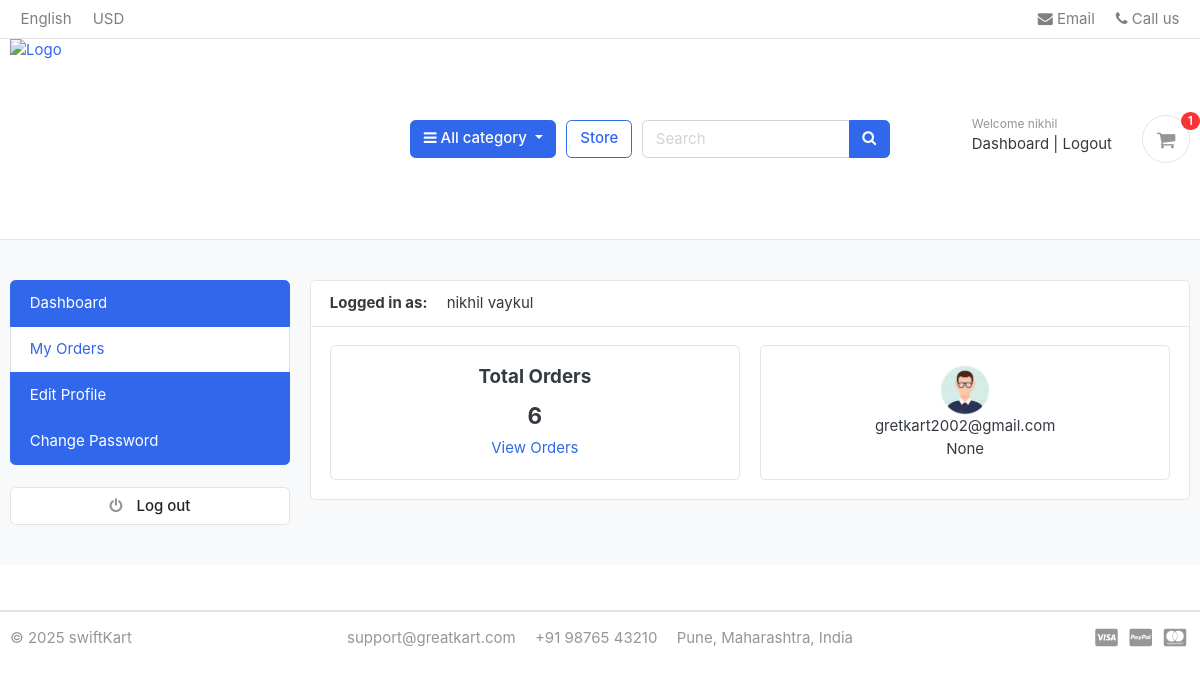
The app's page /accounts/dashboard/ (signed in) with its own data.
### accounts/models.py (models this page shows, shortened)
class Account(AbstractBaseUser, PermissionsMixin):
    first_name = models.CharField(max_length=50)
    last_name = models.CharField(max_length=50)
    username = models.CharField(max_length=50, unique=True)
    email = models.EmailField(max_length=100, unique=True)
    phone_number = models.CharField(max_length=50, blank=True, null=True)
    date_joined = models.DateTimeField(auto_now_add=True)
    last_login = models.DateTimeField(auto_now_add=True)
    is_admin = models.BooleanField(default=False)
    is_staff = models.BooleanField(default=False)
    is_active = models.BooleanField(default=False)
    is_superadmin = models.BooleanField(default=False)
    USERNAME_FIELD = 'email'
    REQUIRED_FIELDS = ['username', 'first_name', 'last_name']
    objects = MyAccountManager()
    def full_name(self):
        return f'{self.first_name} {self.last_name}'

class UserProfile(models.Model):
    user=models.OneToOneField(Account,on_delete=models.CASCADE)
    address_line_1=models.CharField(blank=True,max_length=100)
    address_line_2=models.CharField(blank=True,max_length=100)
    profile_picture = models.ImageField(upload_to='userprofile/',default='default/default-avatar.png',blank=True,null=True)
    city=models.CharField(blank=True,max_length=20)
    state=models.CharField(blank=True,max_length=20)
    country=models.CharField(blank=True,max_length=20)

### accounts/views.py (the view)
# urls.py: path('dashboard/',views.dashboard,name='dashboard'),
@login_required(login_url='accounts:login')
def dashboard(request):
    orders=Order.objects.order_by('-created_at').filter(user_id=request.user.id,is_ordered=True)
    orders_count=orders.count()
    userprofile=UserProfile.objects.get(user_id=request.user.id)
    context={
        'orders_count':orders_count,
        'userprofile':userprofile,
    }
    return render(request,'accounts/dashboard.html',context)

### carts/context_processors.py (called while the page is built)
def counter(request):
    from .utils import _cart_id
    cart_count = 0
    if 'admin' in request.path:
        return {}
    if request.user.is_authenticated:
        cart_items = CartItem.objects.filter(user=request.user, is_active=True)
    else:
        cart = Cart.objects.filter(cart_id=_cart_id(request)).first()
        cart_items = CartItem.objects.filter(cart=cart, is_active=True)
    cart_count = sum(item.quantity for item in cart_items)
    return {'cart_count': cart_count}

### category/context_processor.py (called while the page is built)
def menu_links(request):
    links = Category.objects.all()
    return {'links': links}

### category/models.py (called while the page is built)
    def get_url(self):
            return reverse('products_by_category', args=[self.slug])

### templates/accounts/dashboard.html (shortened to what this page needs)
{% extends 'base.html' %}
{% load static %}
{% block content %}
<section class="section-conten padding-y bg">
<div class="container">
	<div class="row">
      {% include 'includes/dashboard_sidebar.html' %}
	<main class="col-md-9">
		<article class="card">
		<header class="card-header">
			<strong class="d-inline-block mr-3">Logged in as:</strong>
			<span>{{user.full_name}}</span>
		</header>
		<div class="card-body">
			<div class="row">
			<div class="col-md-6">
				<div class="card" style="text-align: center;">
					<div class="card-body">
						<h5 class="card-title">Total Orders</h5>
						<h4>{{orders_count}}</h4>
						<a href="{% url 'accounts:my_orders' %}">View Orders</a>
					</div>
				</div>
			</div>
			<div class="col-md-6">
					<div class="card text-center">
						<div class="card-body">
							<img src="{{userprofile.profile_picture.url}}"
								alt="User Profile Picture" width="50" height="50" style="border-radius: 50%;">
							<p class="mb-0">{{ user.email }}</p>
							<p>{{ user.phone_number }}</p>
						</div>
					</div>
				</div>
			</div>
		</div>
		</article>
	</main>
</div>
</div>
</section>
</body>
</html>
{% endblock %}

### templates/includes/navbar.html (shortened to what this page needs)
{% load static %}
<header class="section-header">
<nav class="navbar p-md-0 navbar-expand-sm navbar-light border-bottom">
<div class="container">
  <div class="collapse navbar-collapse" id="navbarTop4">
    <ul class="navbar-nav mr-auto">
    	<li class="nav-item dropdown">
		 	<a href="#" class="nav-link">   English </a>
		</li>
		<li class="nav-item dropdown">
			<a href="#" class="nav-link"> USD </a>
		</li>
    </ul>
    <ul class="navbar-nav">
		<li><a href="#" class="nav-link"> <i class="fa fa-envelope"></i> Email </a></li>
		<li><a href="#" class="nav-link"> <i class="fa fa-phone"></i> Call us </a></li>
	</ul>
  </div>
</div>
</nav>
<section class="header-main border-bottom">
	<div class="container">
<div class="row align-items-center">
	<div class="col-lg-4 col-md-4 col-6">
		<a href="{% url 'home' %}" class="brand-wrap">
			<img class="logo" src="{% static 'images/logoo.png' %}" alt="Logo">
		</a>
	</div>
	<div class="col-lg col-sm col-md col-6 flex-grow-0">
        <div class="category-wrap dropdown d-inline-block float-right">
            <button class="btn btn-primary dropdown-toggle"
                    type="button"
                    data-toggle="dropdown">
                <i class="fa fa-bars"></i> All category
            </button>
		</div>
	</div>
	<a href="{% url 'store' %}" class="btn btn-outline-primary">Store</a>
	<div class="col-lg  col-md-6 col-sm-12 col">
		<form action="{% url 'search'%}" class="search" method="GET">
			<div class="input-group w-100">
			    <input type="text" class="form-control" style="width:60%;" placeholder="Search" name="keyword">
			    <div class="input-group-append">
			      <button class="btn btn-primary" type="submit">
			        <i class="fa fa-search"></i>
			      </button>
			    </div>
		    </div>
		</form>
	</div>
	<div class="col-lg-3 col-sm-6 col-8 order-2 order-lg-3">
				<div class="d-flex justify-content-end mb-3 mb-lg-0">
						<div class="d-flex justify-content-end mb-3 mb-lg-0">
						{% if not user.is_authenticated %}
							<div class="widget-header">
								<small class="title text-muted">Welcome guest!</small>
								<div>
									<a href="{% url 'accounts:login' %}">Sign in</a>
									<span class="dark-transp"> | </span>
									<a href="{% url 'accounts:register' %}">Register</a>
								</div>
							</div>
							{% else %}
							<div class="widget-header">
								<small class="title text-muted">Welcome {{ user.username }}</small>
								<div>
									<a href="{% url 'accounts:dashboard' %}">Dashboard</a>
									<span class="dark-transp"> | </span>
									<a href="{% url 'accounts:logout' %}">Logout</a>
								</div>
							</div>
							{% endif %}
						<a href="{% url 'carts:cart' %}" class="widget-header pl-3 ml-3">
							<div class="icon icon-sm rounded-circle border">
								<i class="fa fa-shopping-cart"></i>
							</div>
							<span class="badge badge-pill badge-danger notify">
								{{ cart_count }}
							</span>
						</a>
					</div>
				</div>
			</div>
</div>
	</div>
</section>
</header>

### swiftkart/static/css/ui.css (style rules this page uses)
html { font-family: "Inter", sans-serif; font-size: 15px; }
.icon-xs, .icon-sm, .icon-md, .icon-lg { display: inline-block; text-align: center; flex-shrink: 0; flex-grow: 0; }
.icon-sm { width: 48px; height: 48px; line-height: 48px !important; font-size: 20px; }
.padding-y { padding-top: 40px; padding-bottom: 40px; }
article:after, .form-group:after { display: block; clear: both; content: ""; }
.bg { background-color: #f8f9fa; }
p:last-child { margin-bottom: 0; }
.header-main { padding:0; }
.brand-wrap { display:flex; align-items:center; }
.brand-wrap .logo { height:200px; width:auto; }
.widget-header { display: inline-block; vertical-align: middle; position: relative; }
.widget-header a { color: #343a40; }
.widget-header i { color: #969696; }
.widget-header .title { display: block; }
.widget-header .notify { position: absolute; top: -3px; right: -10px; }
.notify { position: absolute; top: -4px; right: -10px; display: inline-block; padding: 0.25em 0.6em; font-size: 12px; line-height: 1; text-align: center; border-radius: 3rem; color: #fff; background-color: #fa3434; }

### records on screen
Account: username "nikhil", full_name "nikhil vaykul", email "gretkart2002@gmail.com", phone_number "None"
UserProfile: profile_picture (picture)

### other values on screen
{{ cart_count }} "1"
{{ orders_count }} "6"
